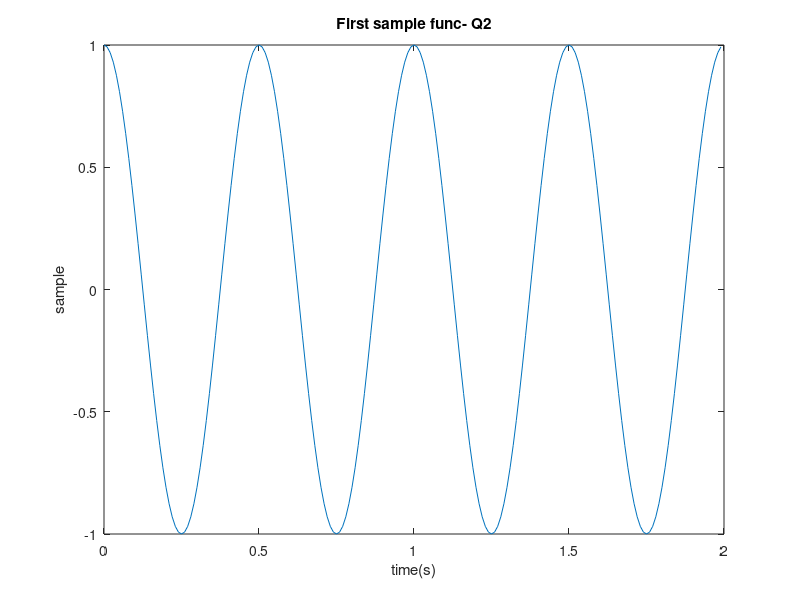
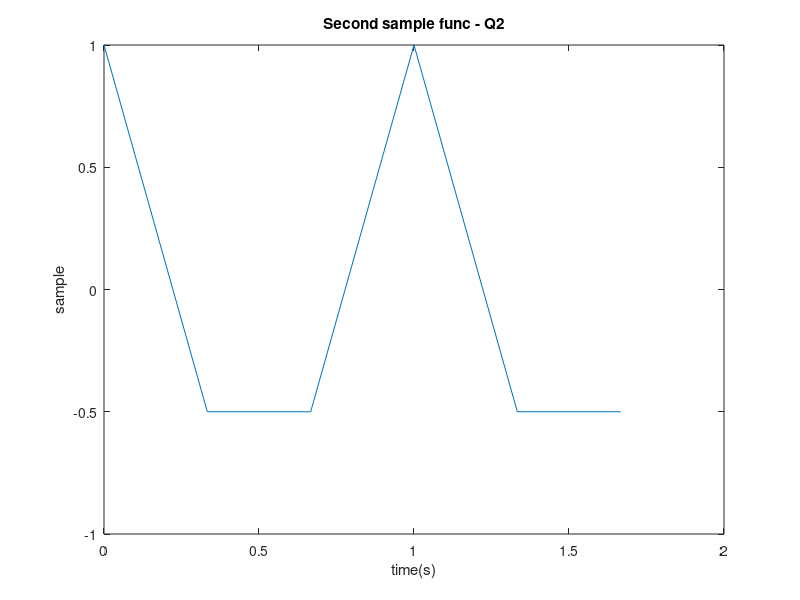
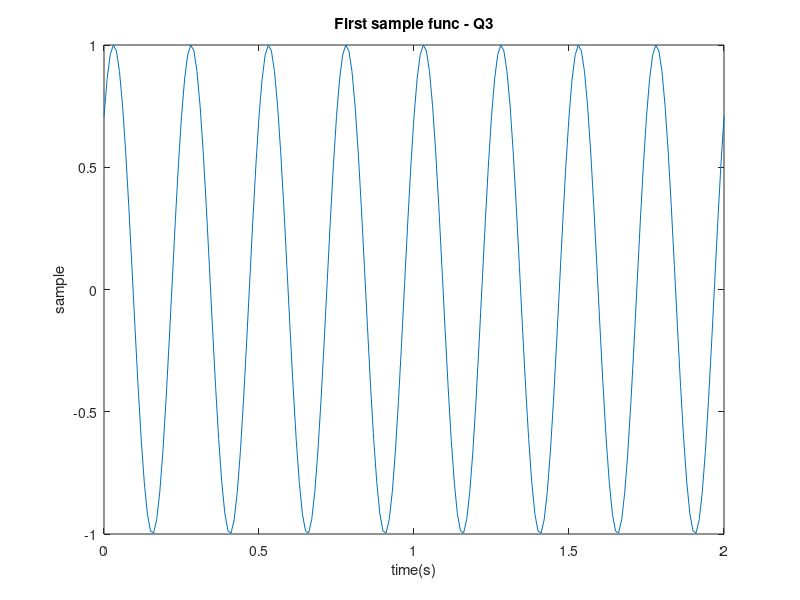
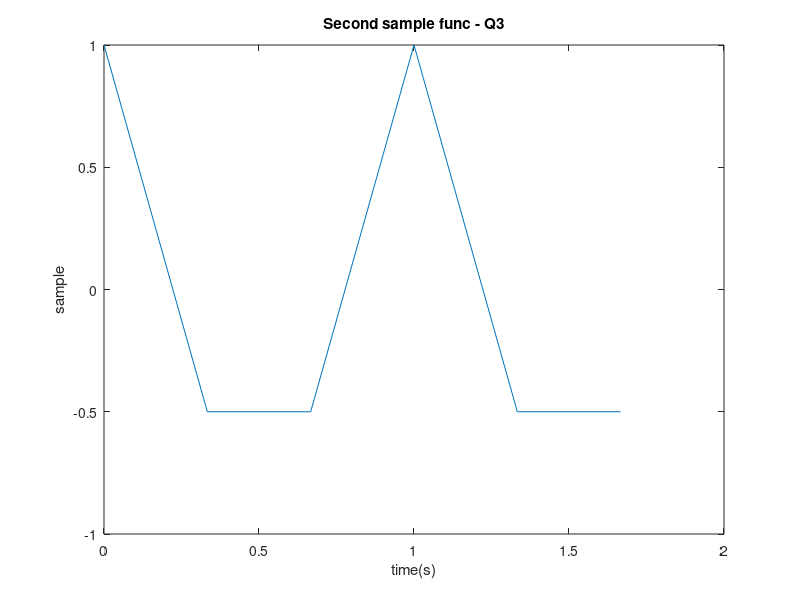

The MATLAB source for these figures, in order:
t = 0:0.01:(2-0.01);
x = sin(t.*(4*pi) + pi/2);
figure;
plot(t,x);
title('First sample func- Q2');
xlabel('time(s)');
ylabel('sample');

t1 = 0:1/3:(2-0.01);
x1 = sin(t1.*(4*pi) + pi/2);
figure;
plot(t1,x1);
title('Second sample func - Q2');
xlabel('time(s)');
ylabel('sample');

t2 = 0:0.01:2;	
x2 = sin(t2.*(8*pi) + pi/4);
figure;
plot(t2,x2);
title('First sample func - Q3');
xlabel('time(s)');
ylabel('sample');
t3 = 0:1/3:(2-0.01);
x3 = sin(t3.*(4*pi) + pi/2);
figure;
plot(t3,x3);
title('Second sample func - Q3');
xlabel('time(s)');
ylabel('sample');


